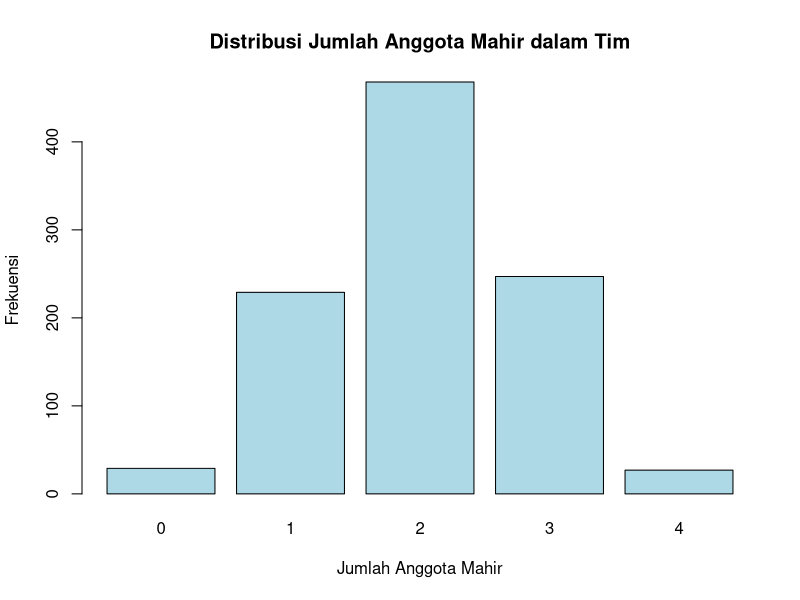

This figure's R source:
## ---- chunk 1
# Menetapkan seed agar hasil simulasi selalu sama (berdasarkan NIM = 020)
set.seed(020) 
# *catatan set.seed digunakan agar proses random menghasilkan nilai yang sama setiap dijalankan

# Membuat fungsi simulasi pemilihan tim
SimulasiTim <- function() {
  # *catatan fungsi ini digunakan untuk mensimulasikan satu kali pemilihan tim
  
  kelompok <- c(rep("Mahir", 4), rep("Pemula", 6))
  # membuat vektor berisi 10 orang, terdiri dari 4 orang Mahir dan 6 orang Pemula
  
  tim <- sample(kelompok, 5, replace = FALSE)
  # memilih 5 orang secara acak tanpa pengembalian dari kelompok
  
  sum(tim == "Mahir")
  # menghitung jumlah anggota bertipe "Mahir" dalam tim terpilih
}

# Menjalankan simulasi sebanyak 1000 kali
hasil <- replicate(1000, SimulasiTim())


# Menghitung rata-rata jumlah anggota mahir
rata_rata_mahir <- mean(hasil)

# Menampilkan hasil rata-rata ke layar
cat("Rata-rata jumlah anggota mahir dalam tim:", rata_rata_mahir, "\n")
## ---- chunk 2
# Membuat bar chart dari hasil simulasi
barplot(
  table(hasil),
  main = "Distribusi Jumlah Anggota Mahir dalam Tim",
  xlab = "Jumlah Anggota Mahir",
  ylab = "Frekuensi",
  col = "lightblue"
)
# *catatan barplot digunakan untuk menampilkan distribusi frekuensi jumlah anggota Mahir
## ---- chunk 3
# Menetapkan seed agar hasil simulasi konsisten (berdasarkan NIM = 020)
set.seed(020)
# *catatan set.seed digunakan agar hasil pengambilan acak tetap sama setiap dijalankan

# Membuat fungsi simulasi pengambilan tiket lotere
SimulasiLotere <- function() {
  # *catatan fungsi ini mensimulasikan satu kali pengambilan 3 tiket
  
  tiket <- c(rep("Pemenang", 10), rep("Biasa", 90))
  # membuat vektor tiket dengan 10 tiket pemenang dan 90 tiket biasa
  
  ambil <- sample(tiket, 3, replace = FALSE)
  # mengambil 3 tiket secara acak tanpa pengembalian
  
  any(ambil == "Pemenang")
  # memeriksa apakah terdapat minimal satu tiket pemenang
}

# Menentukan jumlah simulasi
n_simulasi <- 1000
# *catatan simulasi diulang sebanyak 1000 kali untuk mendekati peluang sebenarnya

# Menjalankan simulasi sebanyak 1000 kali
hasil_simulasi <- replicate(n_simulasi, SimulasiLotere())
# *catatan menyimpan hasil TRUE/FALSE dari tiap simulasi

# Menghitung peluang mendapatkan setidaknya satu tiket pemenang
peluang_menang <- mean(hasil_simulasi)
# *catatan rata-rata nilai logika TRUE/FALSE merepresentasikan peluang kejadian

# Menampilkan hasil peluang
cat("Peluang mendapatkan setidaknya 1 tiket pemenang:", peluang_menang, "\n")
## ---- chunk 4
# Menetapkan seed agar hasil simulasi konsisten (berdasarkan NIM = 020)
set.seed(020)

# Membuat fungsi simulasi permainan domino
SimulasiDomino <- function() {
  # *catatan fungsi ini mensimulasikan satu kali pengambilan dua kartu
  
  kartu <- 1:12
  # vektor kartu domino bernomor 1 sampai 12
  
  ambil <- sample(kartu, 2, replace = FALSE)
  # mengambil dua kartu secara acak tanpa pengembalian
  
  kartu_pertama <- ambil[1]
  # menyimpan nilai kartu pertama
  
  kartu_kedua <- ambil[2]
  # menyimpan nilai kartu kedua
  
  kartu_pertama %% kartu_kedua == 0
  # bernilai TRUE jika kartu pertama kelipatan kartu kedua
}

# Menentukan jumlah simulasi
n_simulasi <- 500
# jumlah pengulangan simulasi

# Menjalankan simulasi
hasil_simulasi <- replicate(n_simulasi, SimulasiDomino())
# menyimpan hasil runtuh (TRUE) atau tidak runtuh (FALSE)

# Menghitung jumlah kartu kedua yang runtuh
jumlah_runtuh <- sum(hasil_simulasi)
# menghitung total kejadian kartu kedua runtuh

# Menghitung peluang kartu kedua runtuh
peluang_runtuh <- mean(hasil_simulasi)
# menghitung peluang runtuh sebagai proporsi kejadian runtuh

# Menampilkan hasil
cat("Jumlah kartu kedua runtuh:", jumlah_runtuh, "\n")
# catatan/penjelasan: menampilkan total kejadian runtuh dari seluruh simulasi

cat("Peluang kartu kedua runtuh:", peluang_runtuh, "\n")
# catatan/penjelasan: menampilkan peluang kartu kedua runtuh
